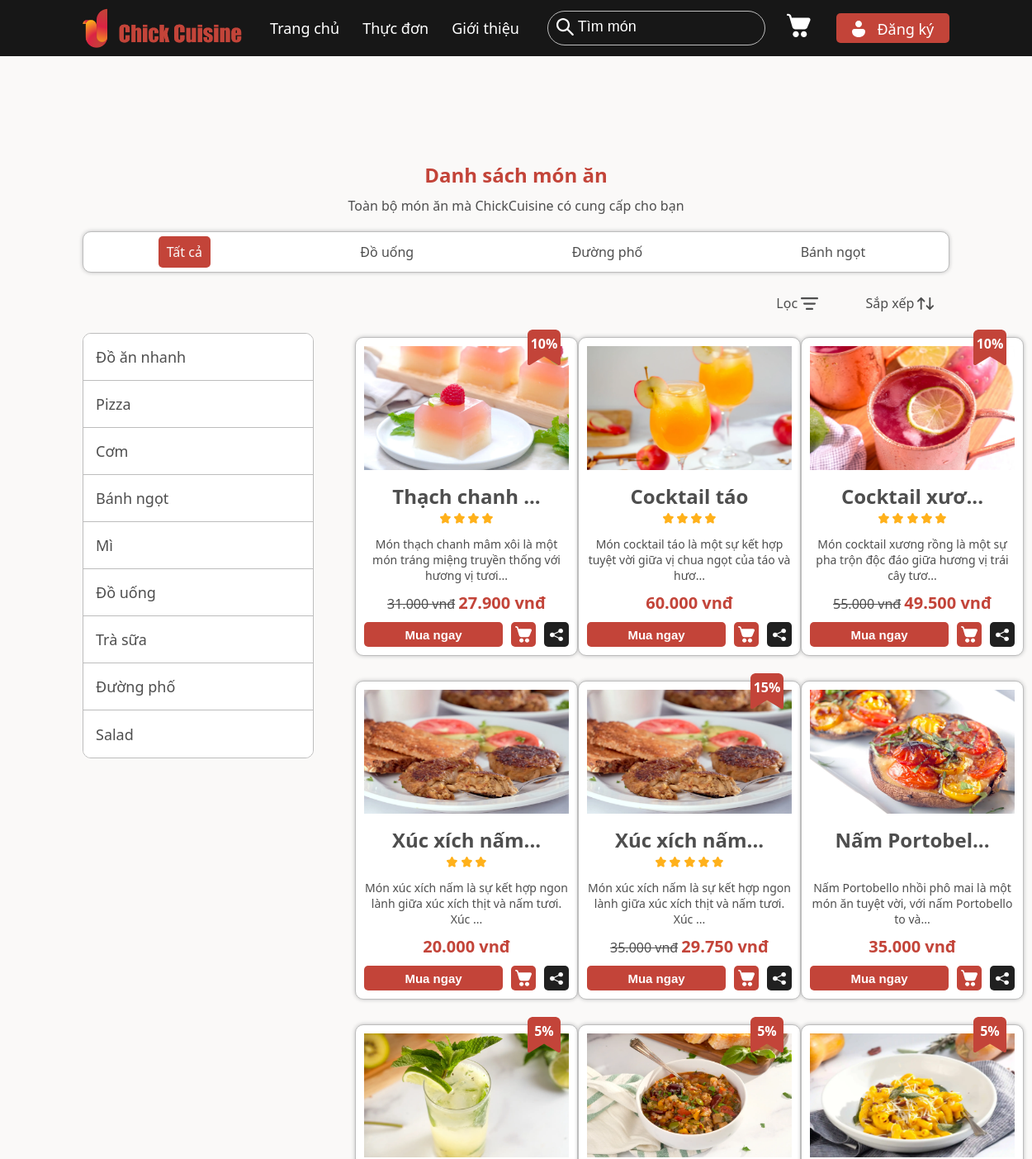
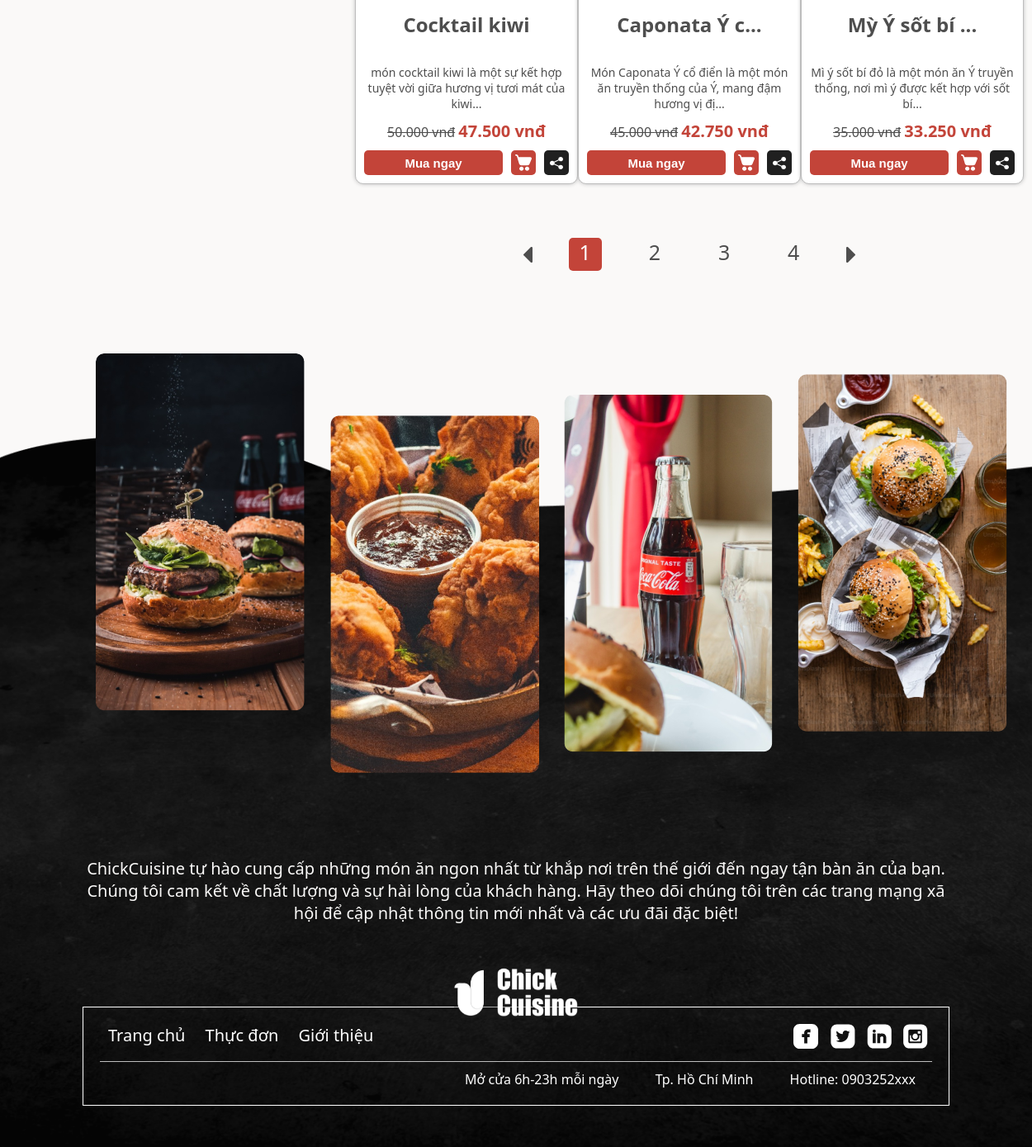
/site/thucdon/index.php, run on the app's committed database (2 pictures, top to bottom).
### tables this page shows
CREATE TABLE `category` (
  `Id` int(5) NOT NULL COMMENT 'Mã danh mục',
  `Name` varchar(50) NOT NULL COMMENT 'Tên danh mục',
  `Image` varchar(50) NOT NULL COMMENT 'Tên file ảnh danh mục'
);

CREATE TABLE `product` (
  `Id` int(5) NOT NULL COMMENT 'Mã sản phẩm',
  `Name` varchar(50) NOT NULL COMMENT 'Tên sản phẩm',
  `Image` varchar(50) NOT NULL COMMENT 'Tên file ảnh sản phẩm',
  `Description` text NOT NULL DEFAULT current_timestamp() COMMENT 'Mô tả sản phẩm',
  `Price` int(10) NOT NULL COMMENT 'Giá sản phẩm',
  `Discount` int(3) NOT NULL COMMENT 'Giảm giá sản phẩm',
  `Views` int(5) NOT NULL COMMENT 'Số lượt xem',
  `IsSpecial` tinyint(1) NOT NULL COMMENT 'Đặc biệt (1 = có, 0 = không)',
  `CategoryId` int(5) NOT NULL COMMENT 'Mã danh mục'
);

### site/thucdon/index.php (called while the page is built, shortened)
<?php
    require '../../global.php';
    require '../../dao/product.php';
    require '../../dao/category.php';
    extract($_REQUEST);
    $hot_categories = get_hot_categories(3);
    $categories = get_categories(null);
    $filter_by_category = isset($category_id) ? $category_id : null;
    $filter_by_keyword = isset($search) ? $search : null;
    $filter_by_min_price = isset($min_price) ? $min_price : null;
    $filter_by_max_price = isset($max_price) ? $max_price : null;
    $filter_by_discount = isset($is_discount) ? ($is_discount == "true" ? true : false) : false;
    $page = isset($page) ? $page : 1;
    $limit = 9;
    $sort = isset($sort_by) ? $sort_by : null;
    $products = get_product_by_filter($filter_by_category, $filter_by_keyword, $filter_by_min_price, $filter_by_max_price, $filter_by_discount, $limit, $page, $sort);
    $total_products = get_product_by_filter($filter_by_category, $filter_by_keyword, $filter_by_min_price, $filter_by_max_price, $filter_by_discount, null, null, $sort);
    $total_products_count = count($total_products);
    require '../layout.php';
?>

### global.php (called while the page is built, shortened)
<?php
    $ROOT_URL = "/chickcuisine";
    $SITE_URL = "$ROOT_URL/site";
    $IMAGE_DIR = "$ROOT_URL/content/image";
?>

### dao/pdo.php (called while the page is built, shortened)
<?php
function pdo_get_connection(){
    $dburl = "mysql:host=localhost;dbname=chickcuisine;charset=utf8";
    $conn = new PDO($dburl, "root", "");
    return $conn;
}
function pdo_query($sql){
    $sql_args = array_slice(func_get_args(), 1);
    try{ $conn = pdo_get_connection();
         $stmt = $conn->prepare($sql);
         $stmt->execute($sql_args);
         $rows = $stmt->fetchAll();
         return $rows;
    }
    catch(PDOException $e){ die("Lỗi trong hàm pdo_query: ". $e->getMessage(). $sql);}
}
?>

### dao/category.php (called while the page is built, shortened)
<?php
    require_once 'pdo.php';
    function get_categories($limit = null) {
        $sql = "SELECT * FROM category".($limit == null ? "" : " LIMIT $limit");
        return pdo_query($sql);
    }
    function get_hot_categories($limit = null) {
        $sql = "SELECT category.Id, category.Name, category.Image, SUM(product.Views) as total_views FROM product JOIN category on product.CategoryId = category.Id GROUP BY category.Id ORDER BY total_views DESC".($limit == null ? "" : " LIMIT $limit");
        return pdo_query($sql);
    }
?>

### dao/product.php (called while the page is built, shortened)
<?php
    require_once 'pdo.php';
    function get_product_by_filter($category_id = null, $keyword = null, $min_price = null, $max_price = null, $is_discount = false, $limit = null, $page = null, $sort = null) {
        $condition = "";
        $condition = $condition == "" ? "" : substr($condition , 4);
        $filter = ($condition != "" ? " WHERE (".$condition.")" : "");
        $sql = "SELECT product.*, AVG(comment.rating) as Rating , SUM(orderdetail.Quantity) as OrderCount FROM product
        LEFT JOIN comment ON product.id = comment.productid
        LEFT JOIN orderdetail ON product.id = orderdetail.productid".
        $filter
        ." GROUP BY product.id";
        if ($limit != null) {
            $sql.= " LIMIT $limit";
        }
        if ($page != null) {
            $offset = ($page-1)*$limit;
            $sql.= " OFFSET $offset";
        }
        return pdo_query($sql);
    }
?>

### site/thucdon/thucdon.php (the view, shortened to what this page needs)
<main>
    <div class="banner">
    </div>
    <div class="tieude">
        <h2>Danh sách món ăn</h2>
        <p>Toàn bộ món ăn mà ChickCuisine có cung cấp cho bạn</p>
    </div>
    <div class="category whitediv">
        <a class="item <?php
            if (!isset($_GET['category_id'])) {?>
                selected
                <?php } ?>" href="<?=$SITE_URL?>/thucdon">
            Tất cả
        </a>
            <?php foreach($hot_categories as $category) {extract($category); ?>
                <p class="item <?php if (isset($_GET['category_id'])) { if($_GET['category_id'] == $Id) { ?>selected<?php }} ?>" onclick='ApplyFilters(new filter("category_id", <?=$Id?>))'>
                    <?=$Name?>
                </p>
            <?php } ?>
    </div>
    <div class="fillingbar">
            <div class="filter">
                <div id="filter-button">
                    <p>Lọc</p>
                </div>
            </div>
            <div class="sort">
                <div id="sort-button">
                    <p>Sắp xếp</p>
                </div>
            </div>
    </div>
    <div class="container-sanpham">
        <div>
            <div class="danhmuc">
                <?php foreach($categories as $category) {extract($category); ?>
                    <p class="itemdanhmuc <?php if (isset($_GET['category_id'])) { if($_GET['category_id'] == $Id) { ?>selected<?php }} ?>" onclick='ApplyFilters(new filter("category_id", <?=$Id?>))'>
                        <?=$Name?>
                    </p>
                <?php } ?>
            </div>
        </div>
        <div class="box-product">
            <div class="list-products">
            <?php foreach($products as $product) {extract($product);?>
                <a class="product whitediv" href="<?=$SITE_URL?>/monan?id=<?=$Id?>">
                    <img class="product-image" src="<?=$IMAGE_DIR?>/<?=$Image?>" alt="">
                    <?php if(strlen($Name) >= 15) {
                        $Name = mb_substr($Name, 0, 12, 'UTF-8')."...";
                    } ?>
                    <p class="product-name">
                        <?=$Name?>
                    </p>
                    <p class="product-rating">
                        <?=str_repeat('
                                <svg width="13" height="13" viewBox="0 0 13 13" fill="none" xmlns="http://www.w3.org/2000/svg">
                                    <path d="M5.50637 0.587923C5.88359 -0.195976 6.97352 -0.195973 7.35076 0.587923L8.77987 3.55771L11.9755 4.03395C12.8191 4.15964 13.1559 5.22275 12.5454 5.83294L10.2331 8.14459L10.7789 11.4087C10.923 12.2703 10.0413 12.9273 9.28679 12.5206L6.42857 10.9794L3.57033 12.5206C2.81586 12.9273 1.93409 12.2703 2.07818 11.4087L2.62405 8.14459L0.311682 5.83294C-0.298681 5.22275 0.0381291 4.15964 0.881643 4.03395L4.07725 3.55771L5.50637 0.587923Z" fill="#FFB11B"/>
                                </svg>
                                ', ceil($Rating))?>
                    </p>
                    <?php if(strlen($Description) >= 80) {
                        $Description = mb_substr($Description, 0, 77, 'UTF-8')."...";
                    } ?>
                        <p class="product-description">
                            <?=$Description?>
                        </p>
                        <div class="product-price">
                        <?php if($Discount > 0) {?>
                            <p class="original-price"><?=number_format($Price, 0, '.', '.')?> vnđ</p>
                            <p class="discount-price"><?=number_format($Price * (100 - $Discount) / 100, 0, '.', '.')?> vnđ</p>
                        <?php } else {?>
                            <p class="discount-price"><?=number_format($Price, 0, '.', '.')?> vnđ</p>
                        <?php } ?>
                    </div>
                    <div class="product-buttons">
                        <button class="buy-now">Mua ngay</button>
                        <button class="add-to-cart">
                        </button>
                        <button class="share">
                        </button>
                    </div>
                    <div class="product-discount-tag">
                        <?php if ($Discount > 0) {?>
                        <p class="discount-percentage"><?=$Discount?>%</p>
                        <?php } ?>
                    </div>
                </a>
            <?php } ?>
            </div>
            <div class="sotrang">
                <?php for($index = 1; $index <= ceil($total_products_count / 9); $index++) { ?>
                    <p <?php if($page == $index) {?>class="selected"<?php } ?> onclick="changePage(<?=$index?>)"><?=$index?></p>
                <?php } ?>
                <svg width="11" height="19" viewBox="0 0 11 19" fill="none" xmlns="http://www.w3.org/2000/svg" onclick="changePage('<?=ceil($total_products_count / 9)?>')">
                    <path d="M10.6417 8.66637C10.6285 8.6545 10.6109 8.64975 10.5977 8.63788L2.11206 0.347321C1.63465 -0.115772 0.860224 -0.115772 0.382811 0.347321C0.37841 0.35207 0.376211 0.356819 0.374011 0.361568C0.258409 0.464602 0.165045 0.593641 0.100444 0.739672C0.0358434 0.8857 0.00156357 1.04519 0 1.20701L0 17.7905C0.00246674 17.9553 0.0384235 18.1175 0.105331 18.2656C0.172239 18.4137 0.268465 18.5442 0.387211 18.6478L0.382811 18.6526C0.623026 18.8767 0.92993 19 1.24744 19C1.56494 19 1.87184 18.8767 2.11206 18.6526L10.6417 10.343C10.754 10.2396 10.8443 10.111 10.9061 9.96631C10.968 9.82158 11 9.66408 11 9.50469C11 9.3453 10.968 9.18781 10.9061 9.04307C10.8443 8.89834 10.754 8.76982 10.6417 8.66637Z" fill="#4E4E4E"/>
                </svg>
            </div>
        </div>
    </div>
</main>

### data on the page
category: Name "Đồ uống"
category: Name "Đường phố"
category: Name "Bánh ngọt"
category: Name "Đồ ăn nhanh"
category: Name "Pizza"
category: Name "Cơm"
category: Name "Mì"
category: Name "Trà sữa"
category: Name "Salad"
product: Image (picture), Name "Thạch chanh ...", Description "Món thạch chanh mâm xôi là một món tráng miệng truyền thống với hương vị tươi...", Price "31.000", $Price * (100 - $Discount) / 100 "27.900", Discount "10"
product: Image (picture), Name "Cocktail táo", Description "Món cocktail táo là một sự kết hợp tuyệt vời giữa vị chua ngọt của táo và hươ...", Price "60.000"
product: Image (picture), Name "Cocktail xươ...", Description "Món cocktail xương rồng là một sự pha trộn độc đáo giữa hương vị trái cây tươ...", Price "55.000", $Price * (100 - $Discount) / 100 "49.500", Discount "10"
product: Image (picture), Name "Xúc xích nấm...", Description "Món xúc xích nấm là sự kết hợp ngon lành giữa xúc xích thịt và nấm tươi. Xúc ...", Price "20.000"
product: Image (picture), Name "Xúc xích nấm...", Description "Món xúc xích nấm là sự kết hợp ngon lành giữa xúc xích thịt và nấm tươi. Xúc ...", Price "35.000", $Price * (100 - $Discount) / 100 "29.750", Discount "15"
product: Image (picture), Name "Nấm Portobel...", Description "Nấm Portobello nhồi phô mai là một món ăn tuyệt vời, với nấm Portobello to và...", Price "35.000"
product: Image (picture), Name "Cocktail kiwi", Description "món cocktail kiwi là một sự kết hợp tuyệt vời giữa hương vị tươi mát của kiwi...", Price "50.000", $Price * (100 - $Discount) / 100 "47.500", Discount "5"
product: Image (picture), Name "Caponata Ý c...", Description "Món Caponata Ý cổ điển là một món ăn truyền thống của Ý, mang đậm hương vị đị...", Price "45.000", $Price * (100 - $Discount) / 100 "42.750", Discount "5"
product: Image (picture), Name "Mỳ Ý sốt bí ...", Description "Mì ý sốt bí đỏ là một món ăn Ý truyền thống, nơi mì ý được kết hợp với sốt bí...", Price "35.000", $Price * (100 - $Discount) / 100 "33.250", Discount "5"
